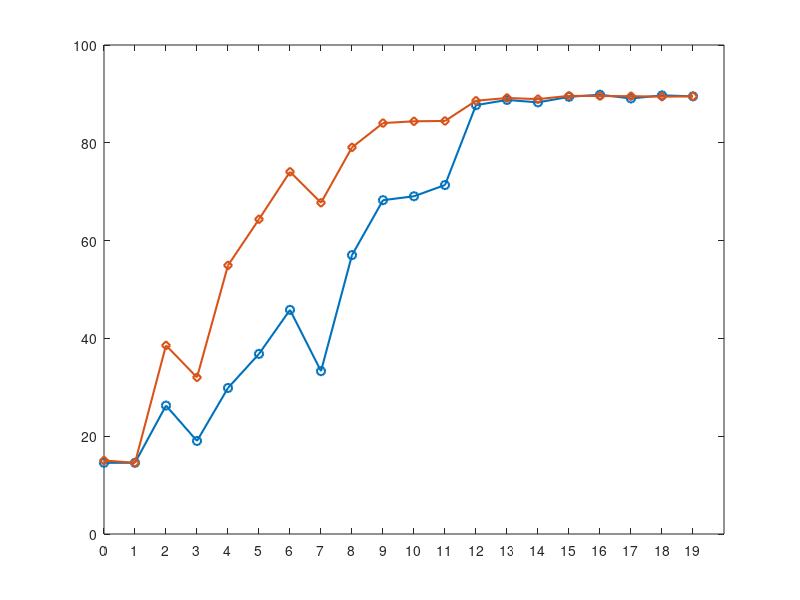

The MATLAB source for this figure: (Note: this script raises an error after producing the figure.)
clear all;
close all;

load('./Data/accuracy_lut.mat');
accuracy_lut =accuracy_lut*100;
x_axis = linspace(0,19,20);
legend_labels = ["\boldmath$\overline{\gamma}$ = -5 dB", "\boldmath$\overline{\gamma}$ = -3 dB", "\boldmath$\overline{\gamma}$ = 0 dB", "\boldmath$\overline{\gamma}$ = 5 dB", "\boldmath$\overline{\gamma}$ = 10 dB","\boldmath$\overline{\gamma}$ = 20 dB"];
marker_array = ["o","diamond","Hexagram","Pentagram","*","square"];


figure;
for i=1:size(accuracy_lut,1)
    plot(x_axis,accuracy_lut(i,:),'Marker',marker_array(i),'DisplayName',legend_labels(i),'LineWidth',1.5);
    xticks(x_axis)
    hold on;
end

l = legend('Position',[0.7 0.3 0.1 0.2]);
set(l,'Interpreter','latex');
set(l','FontSize',10);
grid on;
xlabel('Splitting Point','FontSize',14);
ylabel('Accuracy [%]','FontSize',14);
annotation('textarrow',[0.25,0.13],[0.16,0.14],'String','Full Offloading (raw data)');
annotation('textarrow',[0.75,0.87],[0.20,0.15],'String','Full Local Computation');
